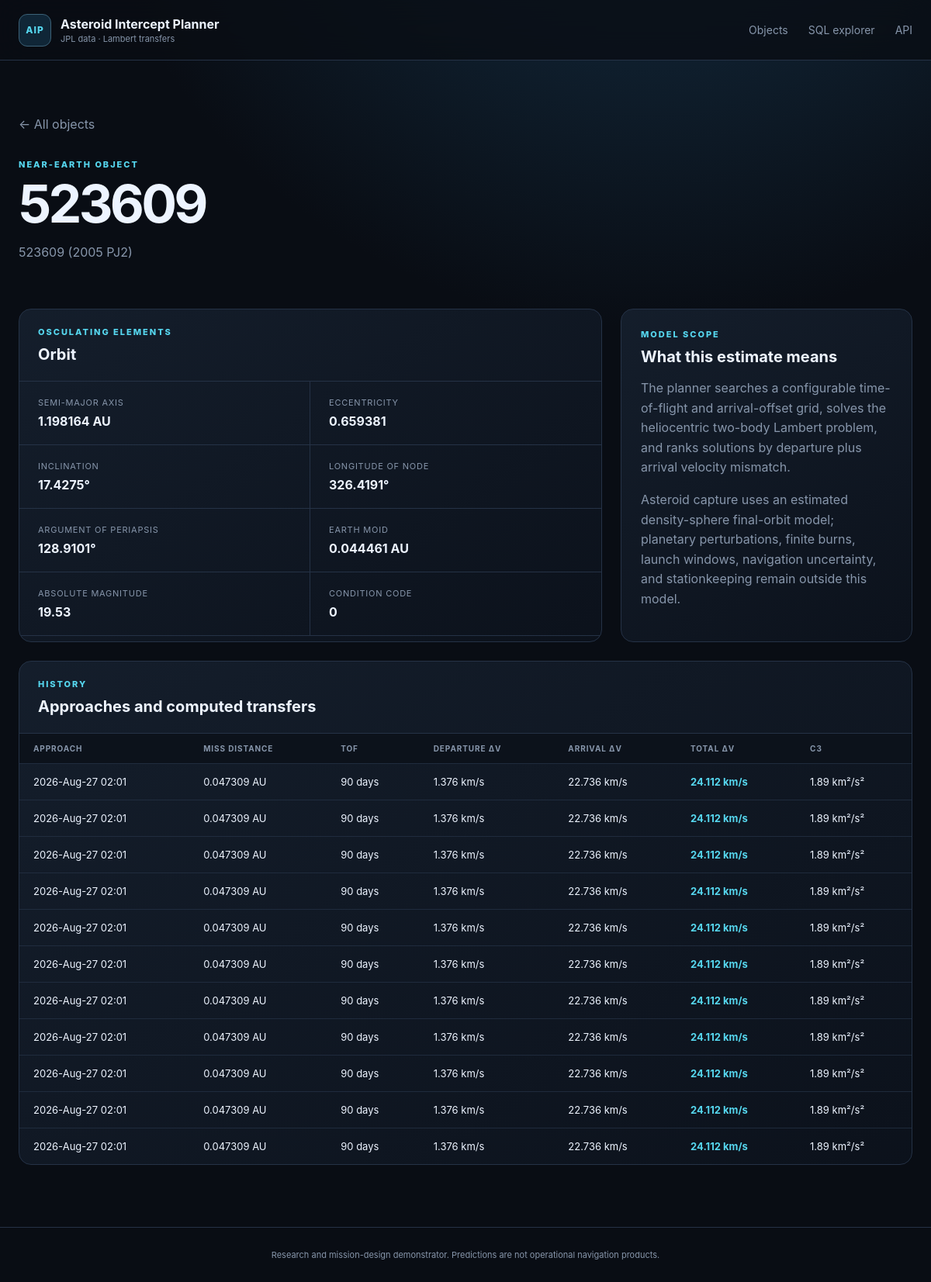
The app's page /asteroid/523609 with its own data.
### tables this page shows
CREATE TABLE orbital_elements (
    designation TEXT PRIMARY KEY REFERENCES asteroids(designation) ON DELETE CASCADE,
    epoch_jd_tdb REAL,
    semi_major_axis_au REAL NOT NULL,
    eccentricity REAL NOT NULL,
    inclination_deg REAL NOT NULL,
    raan_deg REAL NOT NULL,
    arg_periapsis_deg REAL NOT NULL,
    mean_anomaly_deg REAL,
    perihelion_time_jd_tdb REAL,
    perihelion_distance_au REAL,
    aphelion_distance_au REAL,
    orbital_period_days REAL,
    earth_moid_au REAL,
    condition_code TEXT,
    orbit_id TEXT,
    source TEXT NOT NULL,
    updated_at TEXT NOT NULL
);

CREATE TABLE asteroids (
    designation TEXT PRIMARY KEY,
    fullname TEXT,
    absolute_magnitude_h REAL,
    diameter_km REAL,
    first_seen_at TEXT NOT NULL,
    updated_at TEXT NOT NULL
);

CREATE TABLE intercept_plans (
    plan_id INTEGER PRIMARY KEY AUTOINCREMENT,
    approach_id INTEGER NOT NULL REFERENCES close_approaches(approach_id) ON DELETE CASCADE,
    method TEXT NOT NULL,
    departure_jd_tdb REAL NOT NULL,
    arrival_jd_tdb REAL NOT NULL,
    tof_days REAL NOT NULL,
    departure_dv_kms REAL NOT NULL,
    arrival_dv_kms REAL NOT NULL,
    total_dv_kms REAL NOT NULL,
    c3_km2_s2 REAL,
    leo_departure_dv_kms REAL,
    polyline_json TEXT,
    computed_at TEXT NOT NULL, capture_dv_kms REAL, stable_final_orbit INTEGER, capture_json TEXT,
    UNIQUE (approach_id, method)
);

CREATE TABLE close_approaches (
    approach_id INTEGER PRIMARY KEY AUTOINCREMENT,
    designation TEXT NOT NULL REFERENCES asteroids(designation) ON DELETE CASCADE,
    body TEXT NOT NULL DEFAULT 'Earth',
    close_approach_jd_tdb REAL NOT NULL,
    close_approach_text TEXT,
    distance_au REAL NOT NULL,
    distance_min_au REAL,
    distance_max_au REAL,
    relative_velocity_kms REAL,
    hyperbolic_excess_velocity_kms REAL,
    time_uncertainty TEXT,
    ingested_at TEXT NOT NULL,
    UNIQUE (designation, body, close_approach_jd_tdb)
);

### app/web.py (the view)
    @application.route("/asteroid/<designation>")
    def asteroid_detail(designation: str):
        asteroid = get_asteroid(designation, settings.database_path)
        if asteroid is None:
            return render_template("not_found.html", designation=designation), 404
        return render_template(
            "detail.html",
            asteroid=asteroid,
            approaches=asteroid_approaches(designation, settings.database_path),
        )

### app/database.py (called while the page is built, shortened)
def _dict_row(cursor: sqlite3.Cursor, row: tuple[Any, ...]) -> dict[str, Any]:
    return {column[0]: row[index] for index, column in enumerate(cursor.description)}

@contextmanager
def connect(path: Path | None = None) -> Iterator[sqlite3.Connection]:
    database_path = Path(path or get_settings().database_path)
    database_path.parent.mkdir(parents=True, exist_ok=True)
    connection = sqlite3.connect(database_path, timeout=30)
    connection.row_factory = _dict_row
    connection.execute("PRAGMA foreign_keys = ON")
    connection.execute("PRAGMA busy_timeout = 30000")
    try:
        yield connection
    finally:
        connection.close()

def initialize_database(path: Path | None = None) -> Path:
    database_path = Path(path or get_settings().database_path)
    schema = Path(__file__).with_name("schema.sql").read_text(encoding="utf-8")
    with connect(database_path) as connection:
        schema_version = int(connection.execute("PRAGMA user_version").fetchone()["user_version"])
        if schema_version < 2:
            connection.executescript(schema)
            connection.commit()
    return database_path

def fetch_all(
    query: str, params: Sequence[Any] = (), path: Path | None = None
) -> list[dict[str, Any]]:
    initialize_database(path)
    with connect(path) as connection:
        return connection.execute(query, params).fetchall()

def fetch_one(
    query: str, params: Sequence[Any] = (), path: Path | None = None
) -> dict[str, Any] | None:
    rows = fetch_all(query, params, path)
    return rows[0] if rows else None

def get_asteroid(designation: str, path: Path | None = None) -> dict[str, Any] | None:
    return fetch_one(
        """
        SELECT a.*, oe.*
        FROM asteroids a
        LEFT JOIN orbital_elements oe USING(designation)
        WHERE a.designation = ?
        """,
        (designation,),
        path,
    )

def asteroid_approaches(designation: str, path: Path | None = None) -> list[dict[str, Any]]:
    return fetch_all(
        """
        SELECT ca.*, ip.*
        FROM close_approaches ca
        LEFT JOIN intercept_plans ip USING(approach_id)
        WHERE ca.designation = ?
        ORDER BY ca.close_approach_jd_tdb DESC
        """,
        (designation,),
        path,
    )

### app/templates/detail.html (shortened to what this page needs)
{% extends "base.html" %}
{% block content %}
<section class="detail-hero">
  <a class="back" href="{{ url_for('index') }}">← All objects</a>
  <p class="eyebrow">NEAR-EARTH OBJECT</p>
  <h1>{{ asteroid.designation }}</h1>
  <p>{{ asteroid.fullname or 'JPL small-body designation' }}</p>
</section>
<section class="detail-grid">
  <article class="panel">
    <div class="panel-header"><div><p class="eyebrow">OSCULATING ELEMENTS</p><h2>Orbit</h2></div></div>
    <dl class="spec-grid">
      <div><dt>Semi-major axis</dt><dd>{{ asteroid.semi_major_axis_au|number(6) }} AU</dd></div>
      <div><dt>Eccentricity</dt><dd>{{ asteroid.eccentricity|number(6) }}</dd></div>
      <div><dt>Inclination</dt><dd>{{ asteroid.inclination_deg|number(4) }}°</dd></div>
      <div><dt>Longitude of node</dt><dd>{{ asteroid.raan_deg|number(4) }}°</dd></div>
      <div><dt>Argument of periapsis</dt><dd>{{ asteroid.arg_periapsis_deg|number(4) }}°</dd></div>
      <div><dt>Earth MOID</dt><dd>{{ asteroid.earth_moid_au|number(6) }} AU</dd></div>
      <div><dt>Absolute magnitude</dt><dd>{{ asteroid.absolute_magnitude_h|number(2) }}</dd></div>
      <div><dt>Condition code</dt><dd>{{ asteroid.condition_code or '—' }}</dd></div>
    </dl>
  </article>
  <article class="panel note-card">
    <p class="eyebrow">MODEL SCOPE</p>
    <h2>What this estimate means</h2>
    <p>The planner searches a configurable time-of-flight and arrival-offset grid, solves the heliocentric two-body Lambert problem, and ranks solutions by departure plus arrival velocity mismatch.</p>
    <p>Asteroid capture uses an estimated density-sphere final-orbit model; planetary perturbations, finite burns, launch windows, navigation uncertainty, and stationkeeping remain outside this model.</p>
  </article>
</section>
<section class="panel">
  <div class="panel-header"><div><p class="eyebrow">HISTORY</p><h2>Approaches and computed transfers</h2></div></div>
  <div class="table-wrap"><table>
    <thead><tr><th>Approach</th><th>Miss distance</th><th>TOF</th><th>Departure Δv</th><th>Arrival Δv</th><th>Total Δv</th><th>C3</th></tr></thead>
    <tbody>{% for row in approaches %}<tr>
      <td>{{ row.close_approach_text or row.close_approach_jd_tdb }}</td>
      <td>{{ row.distance_au|number(6) }} AU</td>
      <td>{{ row.tof_days|number(0) }} days</td>
      <td>{{ row.departure_dv_kms|number(3) }} km/s</td>
      <td>{{ row.arrival_dv_kms|number(3) }} km/s</td>
      <td><strong class="accent">{{ row.total_dv_kms|number(3) }} km/s</strong></td>
      <td>{{ row.c3_km2_s2|number(2) }} km²/s²</td>
    </tr>{% endfor %}</tbody>
  </table></div>
</section>
{% endblock %}

### app/static/style.css (style rules this page uses)
:root { --bg:#090d14;--surface:#101722;--surface-2:#151f2d;--line:#253246;--text:#edf4ff;--muted:#8796ab;--cyan:#56d7ef;--green:#67e8b5;--orange:#ffad66;--max:1440px;font-family:Inter,ui-sans-serif,system-ui,-apple-system,BlinkMacSystemFont,"Segoe UI",sans-serif;color-scheme:dark }
* { box-sizing:border-box }
body { margin:0;background:radial-gradient(circle at 70% -20%,#16334a 0,transparent 35%),var(--bg);color:var(--text);min-height:100vh }
.eyebrow { font-size:11px;letter-spacing:.18em;color:var(--cyan);font-weight:800;margin:0 0 10px }
.hero h1,.detail-hero h1 { font-size:clamp(42px,6vw,82px);line-height:.98;margin:0;letter-spacing:-.055em }
.hero>div>p:last-child,.detail-hero>p:last-child { color:var(--muted);max-width:680px;line-height:1.65 }
.panel { border:1px solid var(--line);background:linear-gradient(145deg,rgba(21,31,45,.93),rgba(12,18,28,.93));border-radius:16px;overflow:hidden }
.panel-header { padding:22px 24px;border-bottom:1px solid var(--line);display:flex;align-items:center;justify-content:space-between;gap:24px }
.panel-header h2,.note-card h2,.table-list h2 { margin:0;font-size:20px }
.table-wrap { overflow:auto }
table { width:100%;border-collapse:collapse;font-size:13px }
th { text-align:left;color:var(--muted);font-size:10px;text-transform:uppercase;letter-spacing:.09em;padding:13px 18px;background:#0c121b;white-space:nowrap }
td { border-top:1px solid rgba(37,50,70,.75);padding:15px 18px;white-space:nowrap }
.object-link:hover,.accent { color:var(--cyan) }
.detail-hero { padding:30px 0 44px }
.detail-hero h1 { font-size:68px }
.back { display:inline-block;margin-bottom:35px;color:var(--muted);text-decoration:none }
.detail-grid { display:grid;grid-template-columns:2fr 1fr;gap:24px;margin-bottom:24px }
.spec-grid { display:grid;grid-template-columns:repeat(2,1fr);margin:0 }
.spec-grid div { padding:20px 24px;border-bottom:1px solid var(--line) }
.spec-grid div:nth-child(odd) { border-right:1px solid var(--line) }
dt { color:var(--muted);font-size:11px;text-transform:uppercase;letter-spacing:.07em }
dd { margin:7px 0 0;font-weight:700 }
.note-card { padding:25px }
.note-card p:not(.eyebrow) { color:var(--muted);line-height:1.6 }

### records on screen
orbital_elements: designation "523609", semi_major_axis_au|number "1.198164", eccentricity|number "0.659381", inclination_deg|number "17.4275", raan_deg|number "326.4191", arg_periapsis_deg|number "128.9101", earth_moid_au|number "0.044461", condition_code "0"
asteroids: fullname "523609 (2005 PJ2)", absolute_magnitude_h|number "19.53"
intercept_plans: close_approach_text "2026-Aug-27 02:01", distance_au|number "0.047309", tof_days|number "90", departure_dv_kms|number "1.376", arrival_dv_kms|number "22.736", total_dv_kms|number "24.112", c3_km2_s2|number "1.89"
intercept_plans: close_approach_text "2026-Aug-27 02:01", distance_au|number "0.047309", tof_days|number "90", departure_dv_kms|number "1.376", arrival_dv_kms|number "22.736", total_dv_kms|number "24.112", c3_km2_s2|number "1.89"
intercept_plans: close_approach_text "2026-Aug-27 02:01", distance_au|number "0.047309", tof_days|number "90", departure_dv_kms|number "1.376", arrival_dv_kms|number "22.736", total_dv_kms|number "24.112", c3_km2_s2|number "1.89"
intercept_plans: close_approach_text "2026-Aug-27 02:01", distance_au|number "0.047309", tof_days|number "90", departure_dv_kms|number "1.376", arrival_dv_kms|number "22.736", total_dv_kms|number "24.112", c3_km2_s2|number "1.89"
intercept_plans: close_approach_text "2026-Aug-27 02:01", distance_au|number "0.047309", tof_days|number "90", departure_dv_kms|number "1.376", arrival_dv_kms|number "22.736", total_dv_kms|number "24.112", c3_km2_s2|number "1.89"
intercept_plans: close_approach_text "2026-Aug-27 02:01", distance_au|number "0.047309", tof_days|number "90", departure_dv_kms|number "1.376", arrival_dv_kms|number "22.736", total_dv_kms|number "24.112", c3_km2_s2|number "1.89"
intercept_plans: close_approach_text "2026-Aug-27 02:01", distance_au|number "0.047309", tof_days|number "90", departure_dv_kms|number "1.376", arrival_dv_kms|number "22.736", total_dv_kms|number "24.112", c3_km2_s2|number "1.89"
intercept_plans: close_approach_text "2026-Aug-27 02:01", distance_au|number "0.047309", tof_days|number "90", departure_dv_kms|number "1.376", arrival_dv_kms|number "22.736", total_dv_kms|number "24.112", c3_km2_s2|number "1.89"
intercept_plans: close_approach_text "2026-Aug-27 02:01", distance_au|number "0.047309", tof_days|number "90", departure_dv_kms|number "1.376", arrival_dv_kms|number "22.736", total_dv_kms|number "24.112", c3_km2_s2|number "1.89"
intercept_plans: close_approach_text "2026-Aug-27 02:01", distance_au|number "0.047309", tof_days|number "90", departure_dv_kms|number "1.376", arrival_dv_kms|number "22.736", total_dv_kms|number "24.112", c3_km2_s2|number "1.89"
intercept_plans: close_approach_text "2026-Aug-27 02:01", distance_au|number "0.047309", tof_days|number "90", departure_dv_kms|number "1.376", arrival_dv_kms|number "22.736", total_dv_kms|number "24.112", c3_km2_s2|number "1.89"
